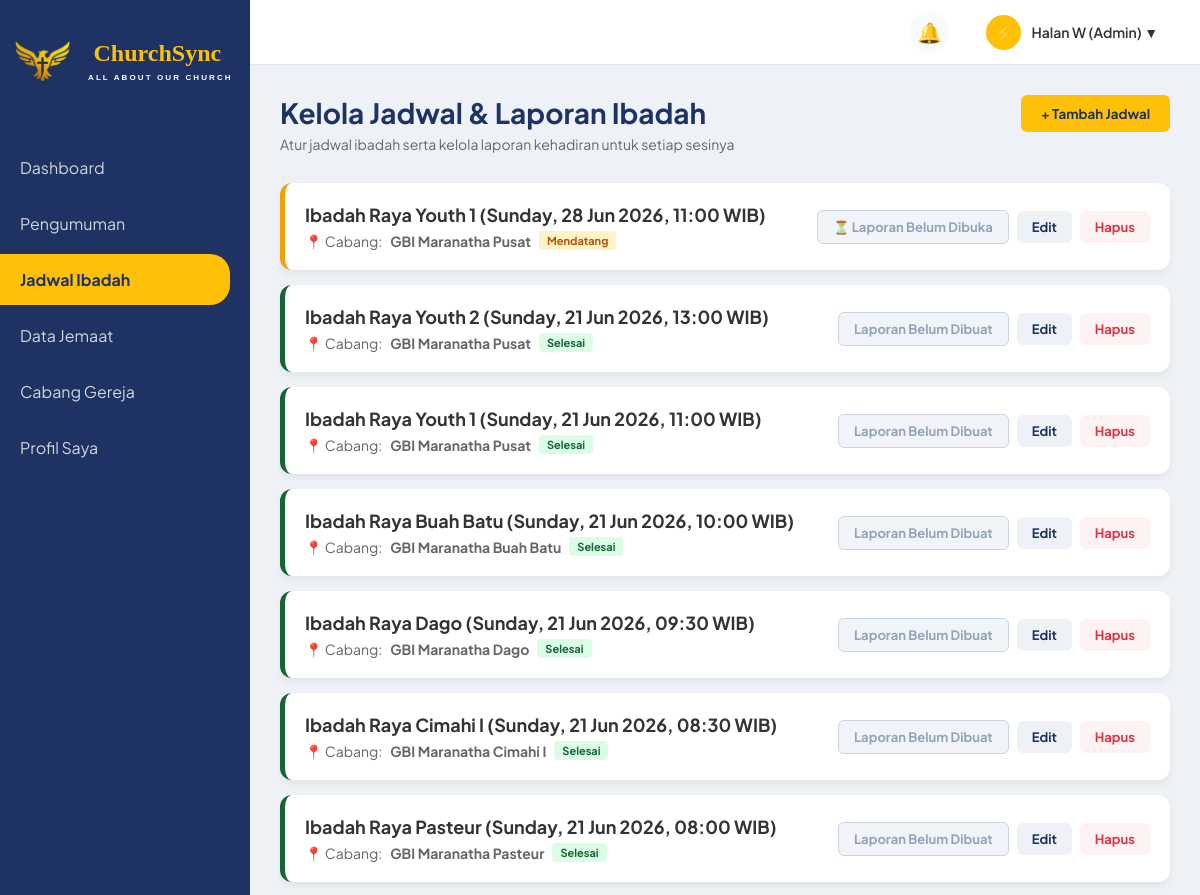
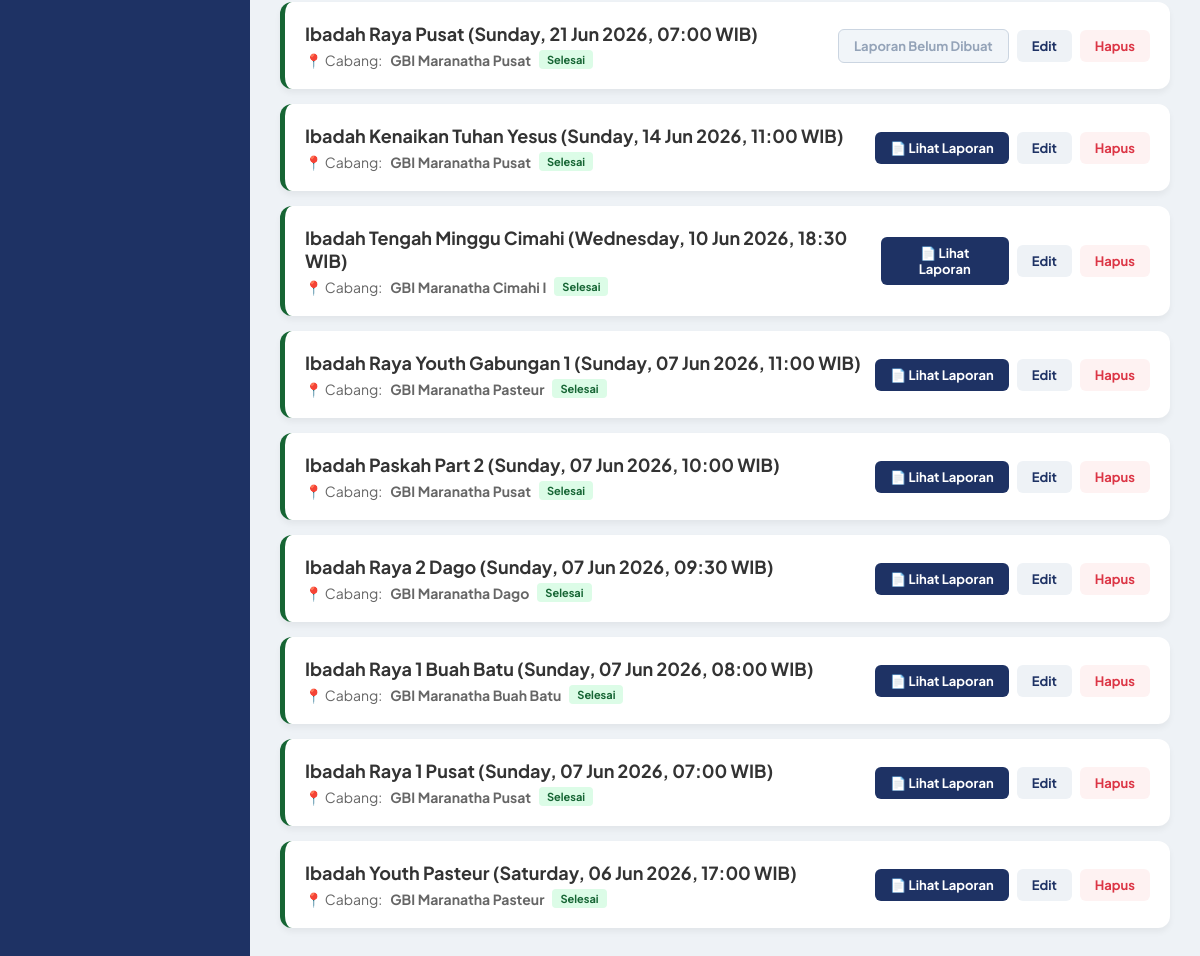
/admin/jadwal_admin_up.php (signed in), run on the app's committed database (2 pictures, top to bottom).
### tables this page shows
CREATE TABLE `jadwal_ibadah` (
  `id_jadwal` int(10) NOT NULL AUTO_INCREMENT,
  `kategori_ibadah` varchar(255) NOT NULL,
  `waktu_pelaksanaan` datetime(6) NOT NULL,
  `id_cabang` int(11) NOT NULL,
  PRIMARY KEY (`id_jadwal`)
);

CREATE TABLE `cabang_gereja` (
  `id_cabang` int(5) NOT NULL AUTO_INCREMENT,
  `nama_cabang` varchar(100) NOT NULL,
  `alamat_cabang` varchar(255) NOT NULL,
  `id_gembala` int(11) DEFAULT NULL,
  PRIMARY KEY (`id_cabang`)
);

### admin/jadwal_admin_up.php (the view, shortened to what this page needs)
<?php
include '../koneksi.php';
$is_admin = ($_SESSION['role'] == 'admin');
$is_gembala = ($_SESSION['role'] == 'gembala_cabang');
if ($is_gembala) {
    $id_cabang_gembala = $_SESSION['id_cabang'];
    $query_jadwal = mysqli_query($conn, "
        SELECT jadwal_ibadah.*, cabang_gereja.nama_cabang
        FROM jadwal_ibadah
        LEFT JOIN cabang_gereja ON jadwal_ibadah.id_cabang = cabang_gereja.id_cabang
        WHERE jadwal_ibadah.id_cabang = '$id_cabang_gembala'
        ORDER BY jadwal_ibadah.waktu_pelaksanaan DESC
    ");
} else {
    $query_jadwal = mysqli_query($conn, "
        SELECT jadwal_ibadah.*, cabang_gereja.nama_cabang
        FROM jadwal_ibadah
        LEFT JOIN cabang_gereja ON jadwal_ibadah.id_cabang = cabang_gereja.id_cabang
        ORDER BY jadwal_ibadah.waktu_pelaksanaan DESC
    ");
}
?>
<!DOCTYPE html>
<html lang="id">
<head>
    <link rel="stylesheet" href="../style.css">
</head>
<body>
    <div class="sidebar">
        <div class="sidebar-logo">
            <img src="../uploads/churchsync-logo.png" alt="Logo ChurchSync">
            <div class="logo-text-wrapper">
                ChurchSync
                <span>
                    ALL ABOUT OUR CHURCH
                </span>
            </div>
        </div>
        <nav>
            <?php if ($is_admin): ?>
                <a href="dashboard_admin.php" class="nav-link">Dashboard</a>
                <a href="pengumuman_admin.php" class="nav-link">Pengumuman</a>
                <a href="jadwal_admin_up.php" class="nav-link active">Jadwal Ibadah</a>
                <a href="data_jemaat_admin.php" class="nav-link">Data Jemaat</a>
                <a href="cabang_admin.php" class="nav-link">Cabang Gereja</a>
                <a href="profil_admin.php" class="nav-link">Profil Saya</a>
            <?php endif; ?>
        </nav>
    </div>
    <div class="content-wrapper">
        <div class="top-navbar">
            <div class="navbar-right">
                <?php include '../widget_notif.php'; ?>
                <div class="user-profile-dropdown" onclick="toggleDropdown()">
                    <div class="nav-avatar">
                        <?= ($_SESSION['role'] == 'admin') ? '⚡' : '👨🏽‍💼'; ?>
                    </div>
                    <div class="nav-user-name">
                        <?= $_SESSION['nama_lengkap'] ?? 'User'; ?> (<?= ($_SESSION['role'] == 'admin') ? 'Admin' : 'Gembala'; ?>) ▼
                    </div>
                </div>
            </div>
        </div>
        <div class="main-content">
            <div class="header-toolbar">
                <div class="page-title">
                    <h2>Kelola Jadwal & Laporan Ibadah</h2>
                    <p>Atur jadwal ibadah serta kelola laporan kehadiran untuk setiap sesinya</p>
                </div>
                <?php if ($is_admin): ?>
                    <button class="btn-add" onclick="bukaModal('modalJadwal')">+ Tambah Jadwal</button>
                <?php endif; ?>
            </div>
            <?php
            if (mysqli_num_rows($query_jadwal) == 0) {
                echo "<p style='text-align:center; color:#666;'>Belum ada jadwal ibadah yang dibuat.</p>";
            } else {
                while ($row = mysqli_fetch_assoc($query_jadwal)) :
                    $waktu_db = strtotime($row['waktu_pelaksanaan']);
                    $waktu_sekarang = time();
                    $is_past = ($waktu_db < $waktu_sekarang);
                    $border_class = $is_past ? 'past' : 'upcoming';
                    $badge_class = $is_past ? 'status-past' : 'status-upcoming';
                    $badge_text = $is_past ? 'Selesai' : 'Mendatang';
                    $cek_laporan = mysqli_query($conn, "SELECT * FROM pendataan WHERE id_jadwal = '{$row['id_jadwal']}'");
                    $ada_laporan = (mysqli_num_rows($cek_laporan) > 0);
            ?>
                    <div class="schedule-list <?= $border_class; ?>">
                        <div class="schedule-info">
                            <h4><?= $row['kategori_ibadah']; ?> (<?= date('l, d M Y, H:i', strtotime($row['waktu_pelaksanaan'])); ?> WIB)</h4>
                            <p>📍 Cabang: <strong><?= $row['nama_cabang']; ?></strong> <span class="status-badge <?= $badge_class; ?>"><?= $badge_text; ?></span></p>
                        </div>
                        <div class="action-btns">
                            <?php if ($is_past): ?>
                                <?php if ($ada_laporan): ?>
                                    <button class="btn-report view-mode" onclick="bukaModal('modalDetail_<?= $row['id_jadwal']; ?>')">📄 Lihat Laporan</button>
                                <?php else: ?>
                                    <?php if ($is_gembala): ?>
                                        <button class="btn-report" onclick="bukaModalLaporan('modalLaporan', <?= $row['id_jadwal']; ?>)">📝 Buat Laporan</button>
                                    <?php else: ?>
                                        <button class="btn-report" disabled>Laporan Belum Dibuat</button>
                                    <?php endif; ?>
                                <?php endif; ?>
                            <?php else: ?>
                                <button class="btn-report" disabled>⏳ Laporan Belum Dibuka</button>
                            <?php endif; ?>
                            <?php if ($is_admin): ?>
                                <a href="jadwal_admin_up.php?edit_id=<?= $row['id_jadwal']; ?>" class="btn-edit" style="text-decoration: none; display: inline-flex; align-items: center; justify-content: center;">Edit</a>
                                <a href="proses_hapus_jadwal.php?id=<?= $row['id_jadwal']; ?>" class="btn-delete" onclick="return confirm('Yakin mau hapus jadwal ini?');" style="text-decoration: none; display: inline-flex; align-items: center; justify-content: center;">Hapus</a>
                            <?php endif; ?>
                        </div>
                    </div>
            <?php
                endwhile;
            }
            ?>
        </div>
    </div>
</body>
</html>

### style.css (style rules this page uses)
:root { --primary-blue: #1e3264; --primary-yellow: #ffc107; --bg-light: #eef2f6; --card-bg: #ffffff; --text-dark: #333; --text-gray: #666; --tag-important: #dc3545; --tag-activity: #17a2b8; --tag-worship: #28a745; }
* { margin: 0; padding: 0; box-sizing: border-box; font-family: 'Plus Jakarta Sans', sans-serif; }
body { display: flex; background-color: var(--bg-light); height: 100vh; }
.sidebar { width: 250px; background-color: var(--primary-blue); color: white; display: flex; flex-direction: column; padding: 20px 0; }
.sidebar-logo { text-align: center; font-size: 24px; font-weight: bold; color: var(--primary-yellow); margin-bottom: 40px; }
.sidebar-logo span { display: block; font-size: 12px; color: #ccc; font-weight: normal; }
.nav-link { padding: 15px 20px; color: #d1d5db; text-decoration: none; display: block; transition: 0.3s; margin-bottom: 5px; }
.nav-link:hover, .nav-link.active { background-color: var(--primary-yellow); color: var(--primary-blue); font-weight: bold; border-radius: 0 20px 20px 0; margin-right: 20px; }
.main-content { flex: 1; padding: 30px; overflow-y: auto; }
.content-wrapper { flex: 1; display: flex; flex-direction: column; height: 100vh; overflow: hidden; }
.top-navbar { height: 65px; background-color: #ffffff; display: flex; justify-content: flex-end; align-items: center; padding: 0 30px; border-bottom: 1px solid #e2e8f0; flex-shrink: 0; }
.navbar-right { display: flex; align-items: center; gap: 25px; }
.user-profile-dropdown { position: relative; display: flex; align-items: center; gap: 12px; cursor: pointer; padding: 6px 12px; border-radius: 8px; transition: 0.3s; user-select: none; }
.nav-avatar { width: 35px; height: 35px; background-color: var(--primary-yellow); border-radius: 50%; display: flex; align-items: center; justify-content: center; font-size: 16px; }
.nav-user-name { font-size: 14px; font-weight: 600; color: var(--text-dark); }
.sidebar-logo { display: flex; align-items: center; gap: 12px; padding: 20px 15px; }
.sidebar-logo img { width: 55px; height: auto; flex-shrink: 0; }
.logo-text-wrapper { font-family: Georgia, serif; font-size: 24px; font-weight: bold; color: #ffc107; }
.logo-text-wrapper span { margin-top: 6px; font-family: Arial, sans-serif; font-size: 8px; font-weight: 600; color: white; letter-spacing: 2.1px; text-transform: uppercase; margin-left: 6px; }

### data on the page
jadwal_ibadah: kategori_ibadah "Ibadah Raya Youth 1", waktu_pelaksanaan "Sunday, 28 Jun 2026, 11:00", id_cabang.nama_cabang "GBI Maranatha Pusat", shows "⏳ Laporan Belum Dibuka"
jadwal_ibadah: kategori_ibadah "Ibadah Raya Youth 2", waktu_pelaksanaan "Sunday, 21 Jun 2026, 13:00", id_cabang.nama_cabang "GBI Maranatha Pusat", shows "Laporan Belum Dibuat"
jadwal_ibadah: kategori_ibadah "Ibadah Raya Youth 1", waktu_pelaksanaan "Sunday, 21 Jun 2026, 11:00", id_cabang.nama_cabang "GBI Maranatha Pusat", shows "Laporan Belum Dibuat"
jadwal_ibadah: kategori_ibadah "Ibadah Raya Buah Batu", waktu_pelaksanaan "Sunday, 21 Jun 2026, 10:00", id_cabang.nama_cabang "GBI Maranatha Buah Batu", shows "Laporan Belum Dibuat"
jadwal_ibadah: kategori_ibadah "Ibadah Raya Dago", waktu_pelaksanaan "Sunday, 21 Jun 2026, 09:30", id_cabang.nama_cabang "GBI Maranatha Dago", shows "Laporan Belum Dibuat"
jadwal_ibadah: kategori_ibadah "Ibadah Raya Cimahi I", waktu_pelaksanaan "Sunday, 21 Jun 2026, 08:30", id_cabang.nama_cabang "GBI Maranatha Cimahi I", shows "Laporan Belum Dibuat"
jadwal_ibadah: kategori_ibadah "Ibadah Raya Pasteur", waktu_pelaksanaan "Sunday, 21 Jun 2026, 08:00", id_cabang.nama_cabang "GBI Maranatha Pasteur", shows "Laporan Belum Dibuat"
jadwal_ibadah: kategori_ibadah "Ibadah Raya Pusat", waktu_pelaksanaan "Sunday, 21 Jun 2026, 07:00", id_cabang.nama_cabang "GBI Maranatha Pusat", shows "Laporan Belum Dibuat"
jadwal_ibadah: kategori_ibadah "Ibadah Kenaikan Tuhan Yesus", waktu_pelaksanaan "Sunday, 14 Jun 2026, 11:00", id_cabang.nama_cabang "GBI Maranatha Pusat"
jadwal_ibadah: kategori_ibadah "Ibadah Tengah Minggu Cimahi", waktu_pelaksanaan "Wednesday, 10 Jun 2026, 18:30", id_cabang.nama_cabang "GBI Maranatha Cimahi I"
jadwal_ibadah: kategori_ibadah "Ibadah Raya Youth Gabungan 1", waktu_pelaksanaan "Sunday, 07 Jun 2026, 11:00", id_cabang.nama_cabang "GBI Maranatha Pasteur"
jadwal_ibadah: kategori_ibadah "Ibadah Paskah Part 2", waktu_pelaksanaan "Sunday, 07 Jun 2026, 10:00", id_cabang.nama_cabang "GBI Maranatha Pusat"
jadwal_ibadah: kategori_ibadah "Ibadah Raya 2 Dago", waktu_pelaksanaan "Sunday, 07 Jun 2026, 09:30", id_cabang.nama_cabang "GBI Maranatha Dago"
jadwal_ibadah: kategori_ibadah "Ibadah Raya 1 Buah Batu", waktu_pelaksanaan "Sunday, 07 Jun 2026, 08:00", id_cabang.nama_cabang "GBI Maranatha Buah Batu"
jadwal_ibadah: kategori_ibadah "Ibadah Raya 1 Pusat", waktu_pelaksanaan "Sunday, 07 Jun 2026, 07:00", id_cabang.nama_cabang "GBI Maranatha Pusat"
jadwal_ibadah: kategori_ibadah "Ibadah Youth Pasteur", waktu_pelaksanaan "Saturday, 06 Jun 2026, 17:00", id_cabang.nama_cabang "GBI Maranatha Pasteur"

### other printed values
$_SESSION['nama_lengkap'] "Halan W"
